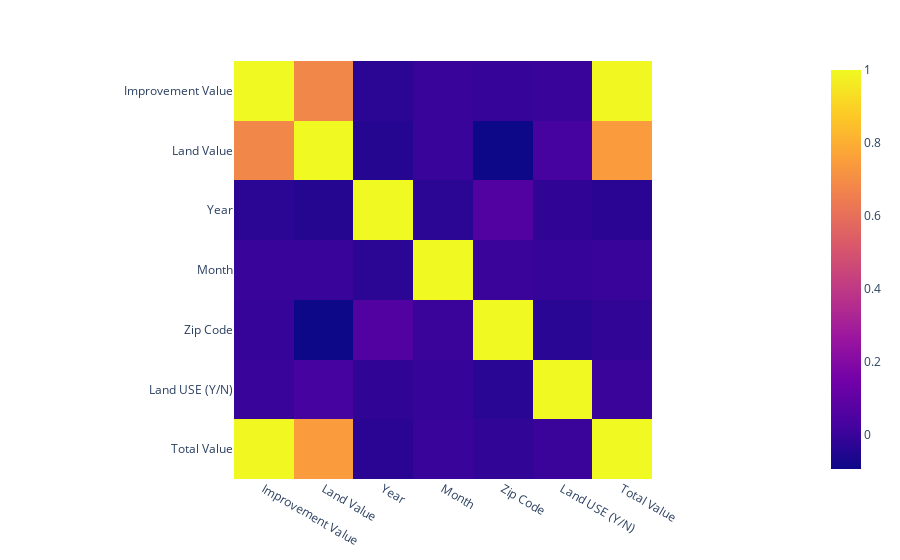

The cell this chart's notebook holds for it:
### Markdown cell above
## Feature Correlations 

Hover over the boxes to view the actual value. We. learn from this matrix that improvement value and total value have almost a perfect positive correlation.

### Code cell
# Let's visualize the correlation between features now. 
from pandas.plotting import scatter_matrix
import plotly.express as px 
from copy import copy 

X_with_labels = copy(X)
X_with_labels['Total Value'] = y
# scatter_matrix(data[data.columns], figsize=(20, 15))
px.imshow(X_with_labels.corr())

### Figure 1 — Plotly figure (JSON) as saved in the notebook; plotly's stock layout.template omitted (floating-point values rounded to 4 significant figures)
{"data": [{"coloraxis": "coloraxis", "hovertemplate": "x: %{x}<br>y: %{y}<br>color: %{z}<extra></extra>", "type": "heatmap", "x": ["Improvement Value", "Land Value", "Year", "Month", "Zip Code", "Land USE (Y/N)", "Total Value"], "y": ["Improvement Value", "Land Value", "Year", "Month", "Zip Code", "Land USE (Y/N)", "Total Value"], "z": [[1, 0.6789, -0.02931, 0.0004574, -0.004601, -0.001987, 0.9956], [0.6789, 1, -0.04261, -0.0006813, -0.09383, 0.02911, 0.7445], [-0.02931, -0.04261, 1, -0.02895, 0.06025, -0.01837, -0.03207], [0.0004574, -0.0006813, -0.02895, 1, 0.002242, -0.006488, 0.0003293], [-0.004601, -0.09383, 0.06025, 0.002242, 1, -0.03326, -0.01611], [-0.001987, 0.02911, -0.01837, -0.006488, -0.03326, 1, 0.001893], [0.9956, 0.7445, -0.03207, 0.0003293, -0.01611, 0.001893, 1]]}], "layout": {"coloraxis": {"colorscale": [[0, "#0d0887"], [0.1111, "#46039f"], [0.2222, "#7201a8"], [0.3333, "#9c179e"], [0.4444, "#bd3786"], [0.5556, "#d8576b"], [0.6667, "#ed7953"], [0.7778, "#fb9f3a"], [0.8889, "#fdca26"], [1, "#f0f921"]]}, "margin": {"t": 60}, "xaxis": {"constrain": "domain", "scaleanchor": "y"}, "yaxis": {"autorange": "reversed", "constrain": "domain"}}}
